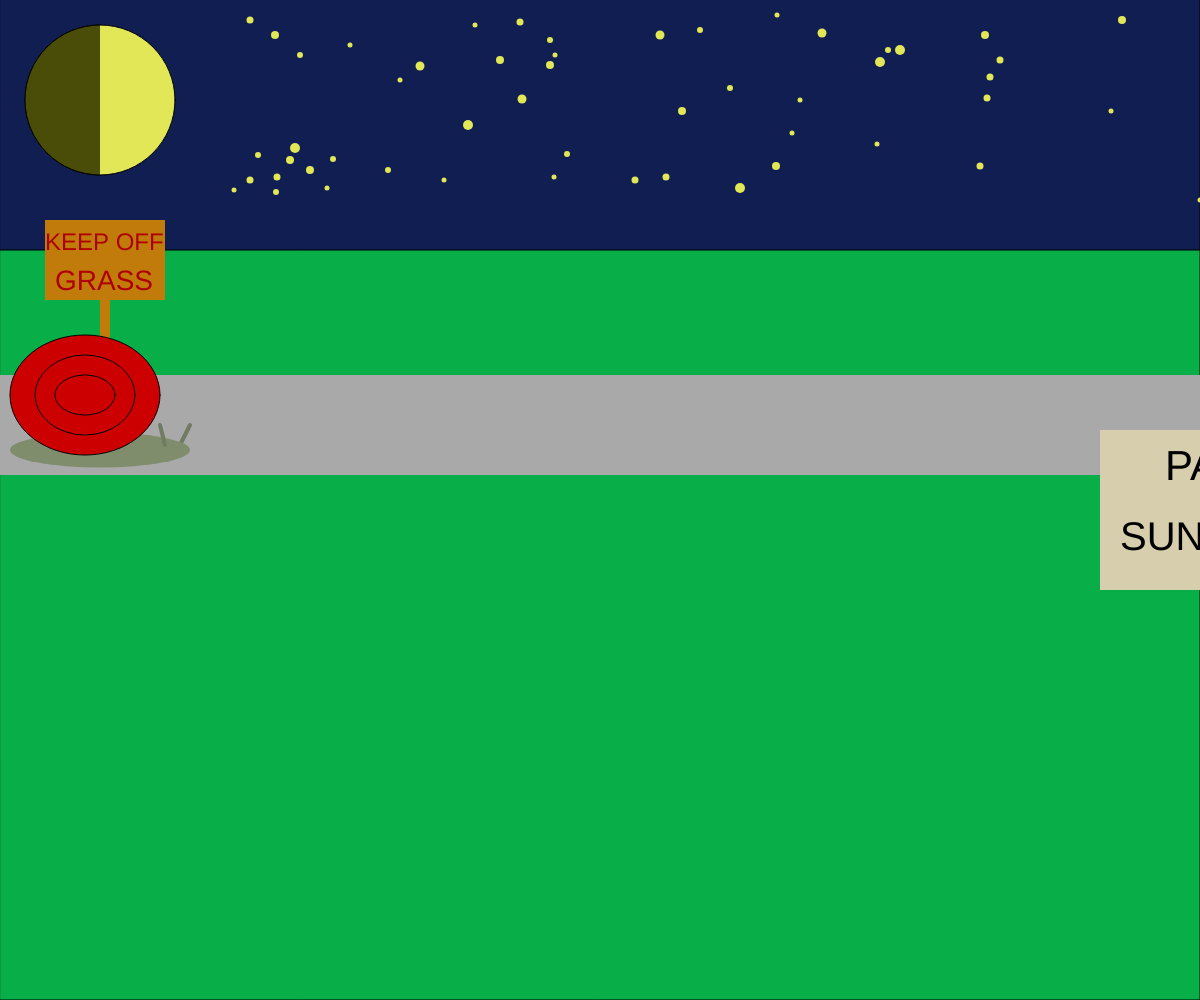
Frame 1 (no input)
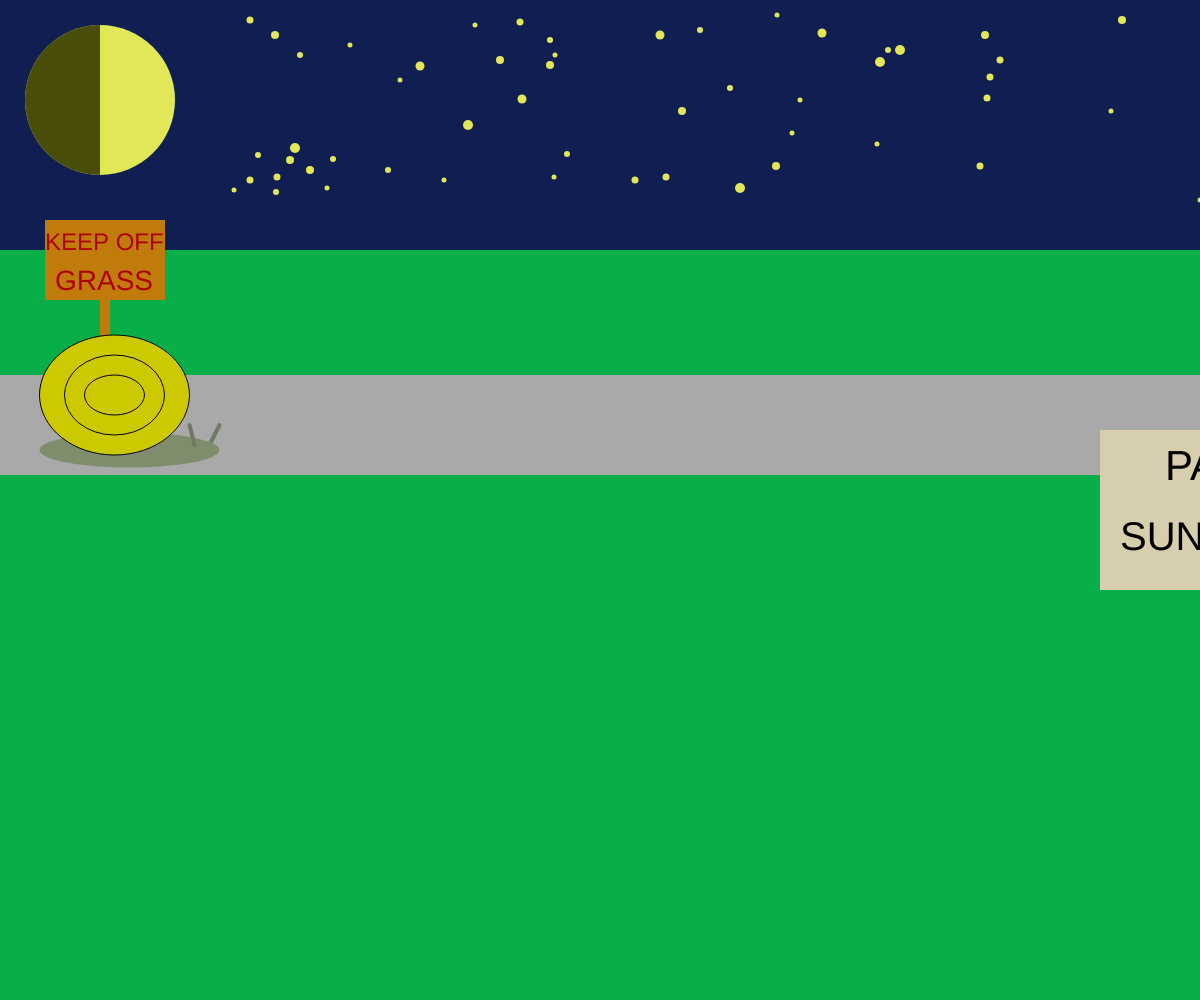
Frame 60 (no input)
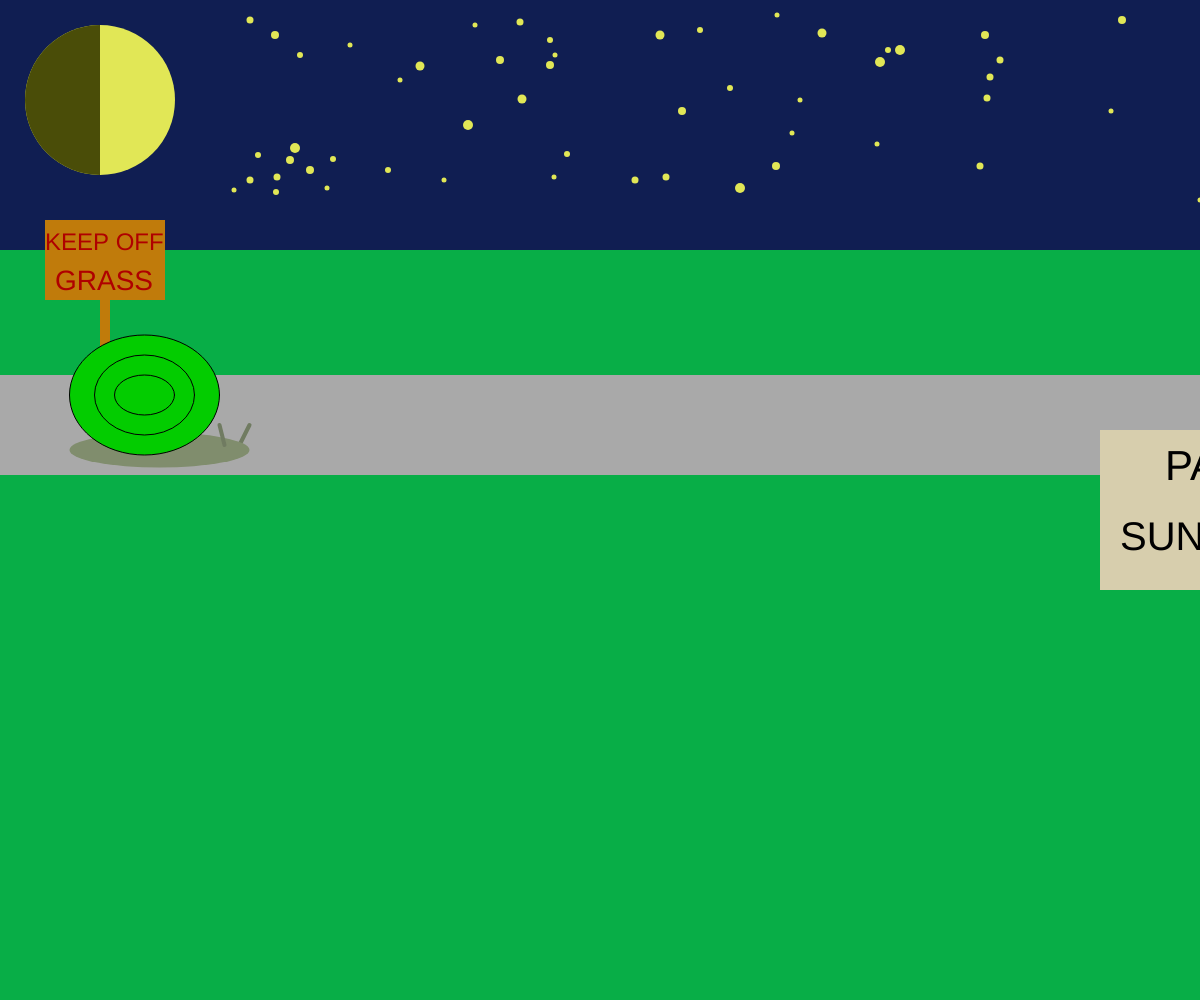
Frame 120 (the mouse pressed at the canvas centre since frame 60)

The p5.js sketch that drew these frames (run headless with seeded random() and noise() and a simulated clock; from frame 60 on, the mouse is pressed at the canvas centre):

// p5.js sketch
// ── sketch.js
let snailX = 100
let snailY = 450
let hue = 0
let colorchange = 1
let movementspeed = .5

function setup() {
	createCanvas(windowWidth, windowHeight);
	background(100);
}

function draw() {

	//background
	fill(8, 174, 71);
	rect(0, 0, width, height);
	
	//grass
	fill(16, 30, 82);
	rect(0, -200, width, 450);
	
	//half moon2
	fill(225, 231, 86);
	circle(100, 100, 150)

	fill(74, 77, 8);
	arc(100, 100, 150, 150, radians(90), radians(270));
	
	//path
	fill(169, 169, 169);
	noStroke();
	rect(0, 375, width, 100)
	
	//grass sign
	fill(192, 123, 11);
	rect(100, 300, 10, 70)
	rect(45, 220, 120, 80)

	textSize(24);
	fill(175, 0, 0);	
	text('KEEP OFF', 45, 250);
	
	textSize(28);
	fill(175, 0, 0);	
	text('GRASS', 55, 290);
	
	//back eye stalk
	stroke(112, 123, 97);
	strokeWeight(4);
	line(snailX + 90, snailY - 25, snailX + 75, snailY + 5);
	
	//snail body
	noStroke();
	fill(128, 141, 109);	
	ellipse(snailX, snailY, 180, 35);
	
	//shell
	stroke(0, 0, 0);
	colorMode(HSB);
	fill(hue, 100, 80);
	strokeWeight(1);
	ellipse(snailX - 15, snailY - 55, 150, 120)
	
	hue = hue + colorchange
	if(hue > 360 || hue < 0)
	colorchange *= -1;
	
	ellipse(snailX - 15, snailY - 55, 100, 80)
	ellipse(snailX - 15, snailY - 55, 60, 40)
	
	//front eye stalk
	colorMode(RGB);
	stroke(112, 123, 97);
	strokeWeight(4);
	line(snailX + 60, snailY - 25, snailX + 65, snailY - 5);
	
	
	snailX = snailX + movementspeed


	//park sign
	noStroke();
	fill(215, 206, 173);	
	rect(1200, 570, 10, 70)	
	rect(1400, 570, 10, 70)
	rect(1100, 430, 410, 160)	
	
	textSize(42);
	fill(0, 0, 0);	
	text('PARK HOURS:', 1165, 480);
	
	textSize(40);
	text('SUNRISE - SUNSET', 1120, 550);
	
	
	
	//stars
	
	fill(225, 231, 86);
	
	circle(800, 100, 5);
	circle(900, 50, 10);
	circle(500, 60, 8);
	circle(300, 55, 6);
	circle(250, 20, 7);
	circle(400, 80, 5);
	circle(275, 35, 8);
	circle(1000, 60, 7);
	circle(700, 30, 6);
	circle(350, 45, 5);
	circle(550, 65, 8);
	circle(660, 35, 9);
	circle(475, 25, 5);
	circle(880, 62, 10);
	circle(520, 22, 7);
	circle(730, 88, 6);
	circle(990, 77, 7);
	circle(555, 55, 5);
	circle(420, 66, 9);
	circle(1500, 150, 9);
	circle(1200, 200, 5);
	circle(1111, 111, 5);
	circle(1234, 123, 10);
	circle(980, 166, 7);
	circle(1212, 152, 5);
	circle(877, 144, 5);
	circle(1444, 50, 8);
	circle(554, 177, 5);
	circle(776, 166, 8);
	circle(444, 180, 5);
	circle(666, 177, 7);
	circle(468, 125, 10);
	circle(567, 154, 6);
	circle(682, 111, 8);
	circle(792, 133, 5);
	circle(522, 99, 9);
	circle(987, 98, 7);
	circle(1400, 140, 5);
	circle(1450, 200, 5);
	circle(1222, 198, 6);
	circle(1122, 20, 8);
	circle(777, 15, 5);
	circle(888, 50, 6);
	circle(985, 35, 8);
	circle(635, 180, 7);
	circle(550, 40, 6);
	circle(740, 188, 10);
	circle(822, 33, 9);
	circle(1345, 123, 6);
	circle(1432, 198, 7);
	circle(1278, 25, 7);	
	circle(250, 180, 7);	
	circle(234, 190, 5);	
	circle(290, 160, 8);	
	circle(277, 177, 7);	
	circle(333, 159, 6);	
	circle(295, 148, 10);	
	circle(258, 155, 6);	
	circle(276, 192, 6);	
	circle(310, 170, 8);	
	circle(388, 170, 6);	
	circle(327, 188, 5);	
	
	
}
